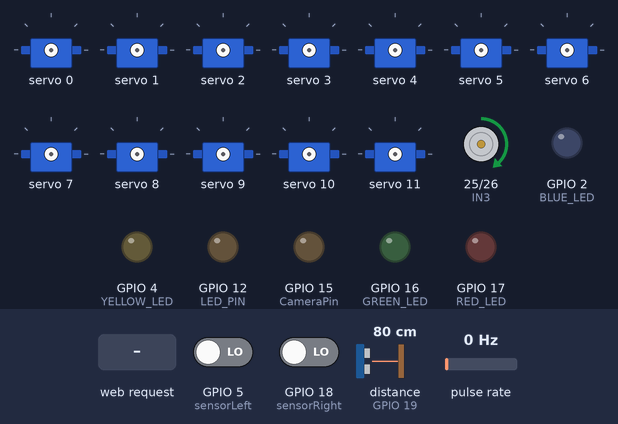
The sketch below on a simulated ESP32. On the bench: 12 × servo, motor-driver pin pairs drawn as motors (green arrow = first pin HIGH = forward, orange = second pin HIGH = backward, longer = more drive, scaled by the enable pin), output pins drawn as LEDs (lit = HIGH). Wiring (inferred from the names in the program): pulse sensor: data GPIO 34. Inputs (shaded band) come from the test bench; at power-on: pulse rate 0 Hz, distance to the obstacle (sensor on GPIO 19) 80 cm, GPIO 5 (sensorLeft) LOW, GPIO 18 (sensorRight) LOW. The echo pulse lasts 58.3 µs per cm; WiFi joins after 1.5 s; servers stay silent unless stated; pins used as bus, display or sensor lines are not drawn; what the sketch prints to the serial monitor is not drawn.

Above: at 0.8 s.
0.9 s: pulse rate (sensor on GPIO 34) set to 17 Hz
At 3.0 s:
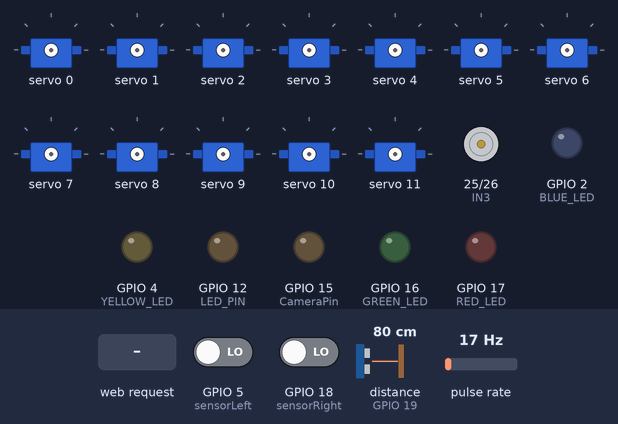
3.9 s: HTTP request GET /led?color=green received
At 7.6 s:
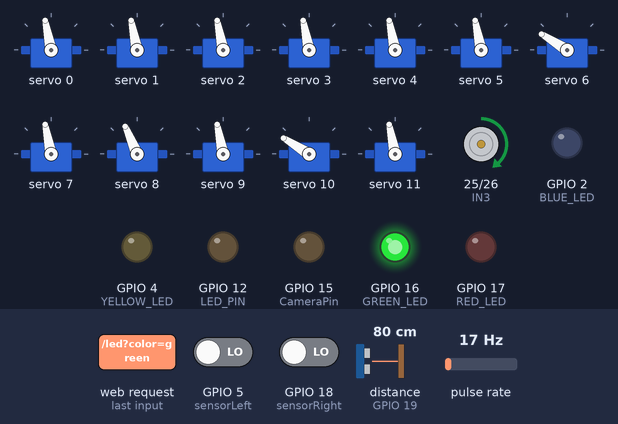
9.9 s: distance to the obstacle (sensor on GPIO 19) set to 17 cm
12.6 s: distance to the obstacle (sensor on GPIO 19) set to 14 cm
At 13.0 s:
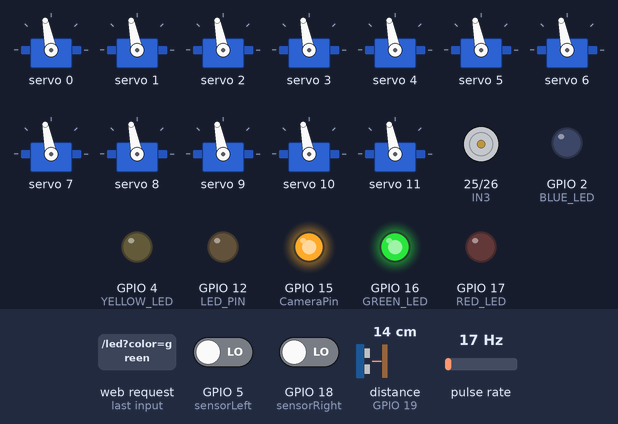
15.6 s: HTTP request GET /led received
At 16.5 s:
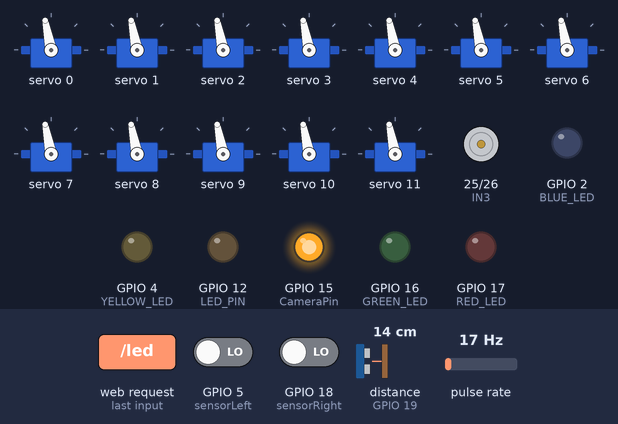
18.6 s: HTTP request GET /led?color=red received
At 18.9 s:
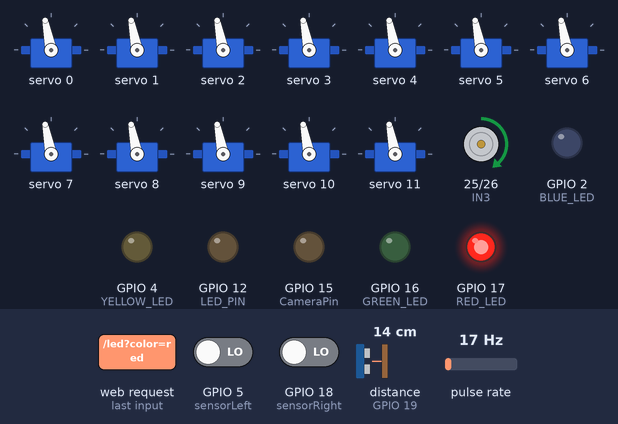
Timing chart, 0 to 21.6 s (numbered marks = the images above; inputs shaded):
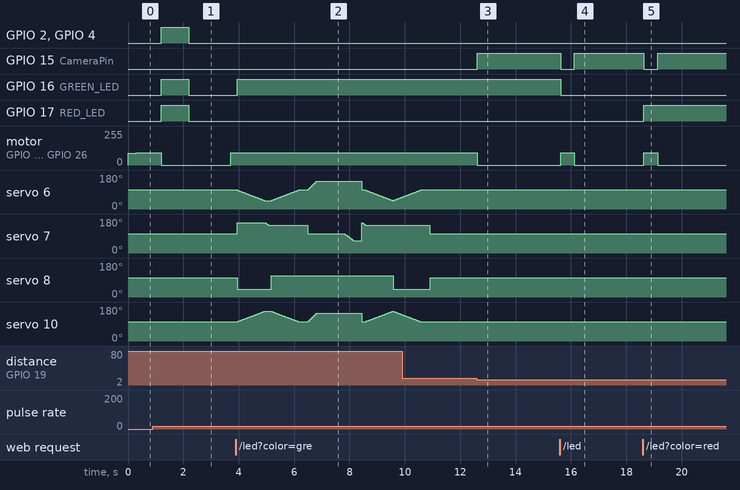

Measured:
- the behaviour switches between 16 and 15 cm on distance to the obstacle (sensor on GPIO 19) (found by bisection; images 2 and 3)
- after the input at 0.9 s, GPIO 2 (BLUE_LED), GPIO 4 (YELLOW_LED), GPIO 16 (GREEN_LED), GPIO 17 (RED_LED): LOW → HIGH after 0.30 s, → LOW 1.0 s later
- after the input at 12.6 s, GPIO 15 (CameraPin): LOW → HIGH at once; motor on GPIO 25 (IN3) / GPIO 26 (IN4): forward 93/255 → stopped at once
- after the input at 15.6 s, GPIO 15 (CameraPin): HIGH → LOW at once, → HIGH 0.50 s later; GPIO 16 (GREEN_LED): HIGH → LOW at once; motor on GPIO 25 (IN3) / GPIO 26 (IN4): stopped → forward 93/255 at once, → stopped 0.50 s later
- after the input at 18.6 s, GPIO 15 (CameraPin): HIGH → LOW at once, → HIGH 0.50 s later; GPIO 17 (RED_LED): LOW → HIGH at once; motor on GPIO 25 (IN3) / GPIO 26 (IN4): stopped → forward 93/255 at once, → stopped 0.50 s later

The sketch:

SortoBot.ino
```cpp
#include <Wire.h>
#include <Adafruit_PWMServoDriver.h>
#include <WiFi.h>
#include <WebServer.h>

// Servo pe PCA9685
Adafruit_PWMServoDriver pwm = Adafruit_PWMServoDriver(0x40);
#define SERVOMIN  100
#define SERVOMAX  550
void setServoAngle(uint8_t servo, int angle) {
  int pulse = map(angle, 0, 180, SERVOMIN, SERVOMAX);
  pwm.setPWM(servo, 0, pulse);
}

// LED-uri pentru feedback culoare

#define BLUE_LED    2
#define YELLOW_LED  4
#define GREEN_LED   16
#define RED_LED     17

#define TRIG_PIN 21
#define ECHO_PIN 19
#define LED_PIN 12
#define CameraPin 15

const int sensorLeft = 5;
const int sensorRight = 18;
const int ENB = 27;
const int IN3 = 25;
const int IN4 = 26;
const int range = 15;
const int idle = 80;
const int ENCODER_PIN = 34;

int diffyL = 6, diffyR = 10, wrist = 7, claw = 8, depo = 9, steering = 15;
int nd = 48;
const int scoring = 60;
const int wristin = 130;
bool done = false;
bool gotbin=false;

// WiFi credentials
const char* ssid = "RoboNetwork";
const char* password = "1234567890";
WebServer server(80);

void lightColorLED(String color) {
  digitalWrite(RED_LED, LOW);
  digitalWrite(GREEN_LED, LOW);
  digitalWrite(BLUE_LED, LOW);
  digitalWrite(YELLOW_LED, LOW);

  if (color == "red") digitalWrite(RED_LED, HIGH);
  else if (color == "green") digitalWrite(GREEN_LED, HIGH);
  else if (color == "blue") digitalWrite(BLUE_LED, HIGH);
  else if (color == "yellow") digitalWrite(YELLOW_LED, HIGH);
}


//Encoder
volatile unsigned long lastPulseTime = 0;
volatile unsigned long pulseInterval = 0;

float rpm = 0;
int finalPWM = 0;               // PWM stabil care va duce motorul la 1200 RPM
const int targetRPM = 1000;     // RPM dorit
const int pulsesPerRevolution = 1;  // depinde de encoderul tău

void IRAM_ATTR countPulse() {
  unsigned long currentTime = micros();
  if (currentTime - lastPulseTime > 1000) { // debounce 1 ms
    pulseInterval = currentTime - lastPulseTime;
    lastPulseTime = currentTime;
  }
}

//Motor Functions

void driveForward(int aaa) { digitalWrite(IN3, HIGH); digitalWrite(IN4, LOW); analogWrite(ENB, aaa); }
void stopMotor() { digitalWrite(IN3, LOW); digitalWrite(IN4, LOW); analogWrite(ENB, 0); }
void driveBackwards() { digitalWrite(IN3, LOW); digitalWrite(IN4, HIGH); analogWrite(ENB, 90); }

void chillguy(){
  for(int i=0; i<=15; i++)
  if(i!=steering)setServoAngle(i,90);
  else setServoAngle(steering, idle);
}

// ================= ARM + CLAW ====================
void down() {
  for (int i = 1; i <= nd; i++) {
    setServoAngle(diffyR, 90 + i);
    setServoAngle(diffyL, 90 - i);
    delay(20);
  }
}

void up() {
  for (int i = 1; i <= nd; i++) {
    setServoAngle(diffyR, 90 + nd - i);
    setServoAngle(diffyL, 90 - nd + i);
    delay(20);
  }
}

void close() { setServoAngle(claw, 100); }
void open()  { setServoAngle(claw, 40); }
void wrist_intake() { setServoAngle(wrist, 140); }

void wirst_grab() {
  for (int i = 140; i >= wristin; i--) {
    setServoAngle(wrist, i);
    delay(10);
  }
}

void intake() {
  open(); wrist_intake(); down(); wirst_grab(); delay(100); close(); up();
}

void sort(int n) {
  switch(n) {
  case 1:
  for (int i = 1; i <= 60; i++) {
    setServoAngle(diffyR, 90 - i);
    setServoAngle(diffyL, 90 - i);
    delay(7);
  }
    break;

  case 2:
  for (int i = 1; i <= 12; i++) {
    setServoAngle(diffyR, 90 - i);
    setServoAngle(diffyL, 90 - i);
    delay(7);
  }
    break;

  case 3:
  for (int i = 1; i <= 40; i++) {
    setServoAngle(diffyR, 90 + i);
    setServoAngle(diffyL, 90 + i);
    delay(7);
  }
    break;
  }
}

void score(int n) {
  setServoAngle(wrist, 90);
  sort(n);
  delay(1000);
  for(int i=90; i>=scoring; i--){
  setServoAngle(wrist, i);
  delay(10);}
}

void letbin() {
  setServoAngle(diffyL, 90); setServoAngle(diffyR, 90);
  wirst_grab(); down(); open(); up();
}

void outtake() {
  setServoAngle(depo, 140);
  delay(1000);
  setServoAngle(depo, 90);
  delay(1000);
}

void photo() {
  digitalWrite(CameraPin, HIGH);
  delay(500);
  digitalWrite(CameraPin, LOW);
}

// ================= SERVER ====================
void handleLED() {
  String color = server.arg("color");
  Serial.println("Culoare primită: " + color);
  lightColorLED(color);

  int code = (color == "blue") ? 1 :
             (color == "yellow") ? 2 :
             (color == "green") ? 3 :
             (color == "red") ? -1 : 0;

  if (code > 0) {
    intake(); delay(300);
    score(code); delay(300);
    letbin(); delay(300);
    chillguy();
    gotbin=true;
  }
    driveForward(finalPWM);
    delay(500);
    stopMotor();

  server.send(200, "text/plain", "OK");
}

// ================= SETUP & LOOP ====================
void setup() {
  Serial.begin(115200);
  pinMode(TRIG_PIN, OUTPUT); pinMode(ECHO_PIN, INPUT);
  pinMode(LED_PIN, OUTPUT); pinMode(CameraPin, OUTPUT);
  pinMode(sensorLeft, INPUT); pinMode(sensorRight, INPUT);
  pinMode(ENB, OUTPUT); pinMode(IN3, OUTPUT); pinMode(IN4, OUTPUT);
  for (int pin : {RED_LED, GREEN_LED, BLUE_LED, YELLOW_LED}) pinMode(pin, OUTPUT);
  digitalWrite(CameraPin, LOW);
  Wire.begin(23, 22);
  pwm.begin(); pwm.setPWMFreq(50);

  //pwm finder
  attachInterrupt(digitalPinToInterrupt(ENCODER_PIN), countPulse, FALLING);

  digitalWrite(IN3, HIGH);  // direcția înainte
  digitalWrite(IN4, LOW);

  int pwm = 90;  // pornim de la 90 ca valoare minimă
  analogWrite(ENB, pwm);

  Serial.println("Calibrare pentru 1200 RPM...");

  while (true) {
    delay(300);  // un delay mai lung ca să se stabilizeze turația

    if (pulseInterval > 1000) {
      rpm = (60.0 * 1000000.0) / (pulseInterval * pulsesPerRevolution);
    } else {
      rpm = 0;
    }

    Serial.print("PWM: ");
    Serial.print(pwm);
    Serial.print(" -> RPM: ");
    Serial.println(rpm);

    if (rpm < targetRPM - 20) {
      pwm++;
      if (pwm > 255) break;
      analogWrite(ENB, pwm);
    } else if (rpm > targetRPM + 20) {
      pwm--;
      if (pwm < 90) pwm = 90;
      analogWrite(ENB, pwm);
    } else {
      finalPWM = pwm;
      Serial.print("Final PWM pentru ");
      Serial.print(targetRPM);
      Serial.print(" RPM: ");
      Serial.println(finalPWM);
      break;
    }
  }
  stopMotor();

  for (int pin : {RED_LED, GREEN_LED, BLUE_LED, YELLOW_LED}) digitalWrite(pin, HIGH);
  delay(1000);
  for (int pin : {RED_LED, GREEN_LED, BLUE_LED, YELLOW_LED}) digitalWrite(pin, LOW);

  WiFi.setHostname("SBot-CENTRAL");
  WiFi.begin(ssid, password);
  while (WiFi.status() != WL_CONNECTED) { delay(500); Serial.print("."); }
  Serial.println("WiFi conectat: " + WiFi.localIP().toString());

  server.on("/led", HTTP_GET, handleLED);
  server.begin();
  Serial.println("Server Web activ!");
  chillguy();
}


int a=false;

void loop() {
  server.handleClient();

  int left = digitalRead(sensorLeft);
  int right = digitalRead(sensorRight);

  digitalWrite(TRIG_PIN, LOW); delayMicroseconds(2);
  digitalWrite(TRIG_PIN, HIGH); delayMicroseconds(10);
  digitalWrite(TRIG_PIN, LOW);
  long duration = pulseIn(ECHO_PIN, HIGH);
  float distance_cm = duration * 0.034 / 2;

  if (distance_cm <= 15.0) {
    stopMotor();//driveBackwards(); delay(200); stopMotor();
    photo(); // după care Python trimite /led?color=...
    return;
    delay(1000);
  }

  if (left == LOW && right == LOW) {
    driveForward(finalPWM); setServoAngle(steering, idle);
  } else if (left == LOW && right == HIGH) {
    driveForward(finalPWM); setServoAngle(steering, idle - range);
  } else if (left == HIGH && right == LOW) {
    driveForward(finalPWM); setServoAngle(steering, idle + range);
  } else {
    stopMotor();
    if (!done  && gotbin==true) { outtake(); done = true; }
  }

  delay(50);
}
```
